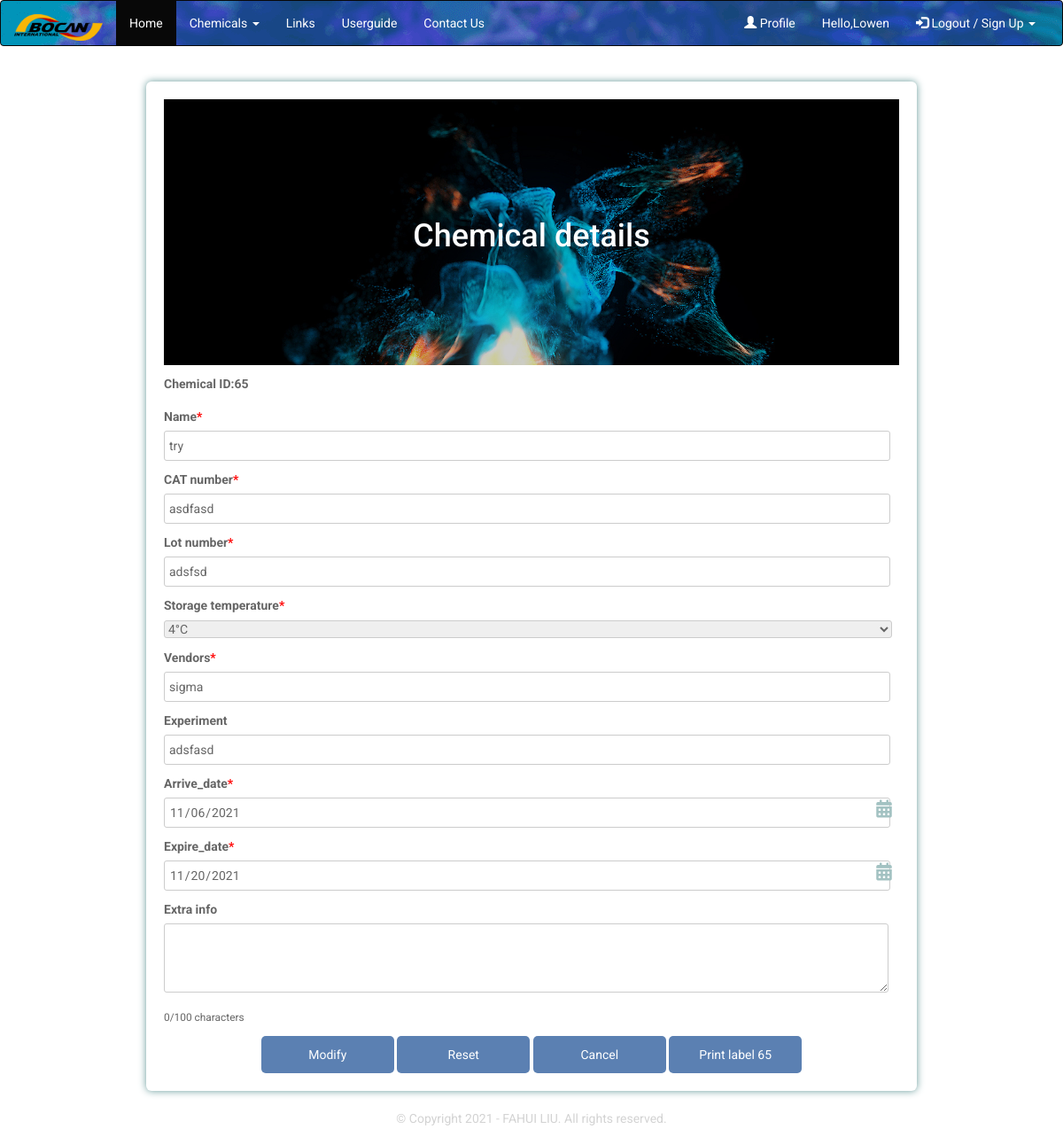
The app's page /detail/65 (signed in), older data.
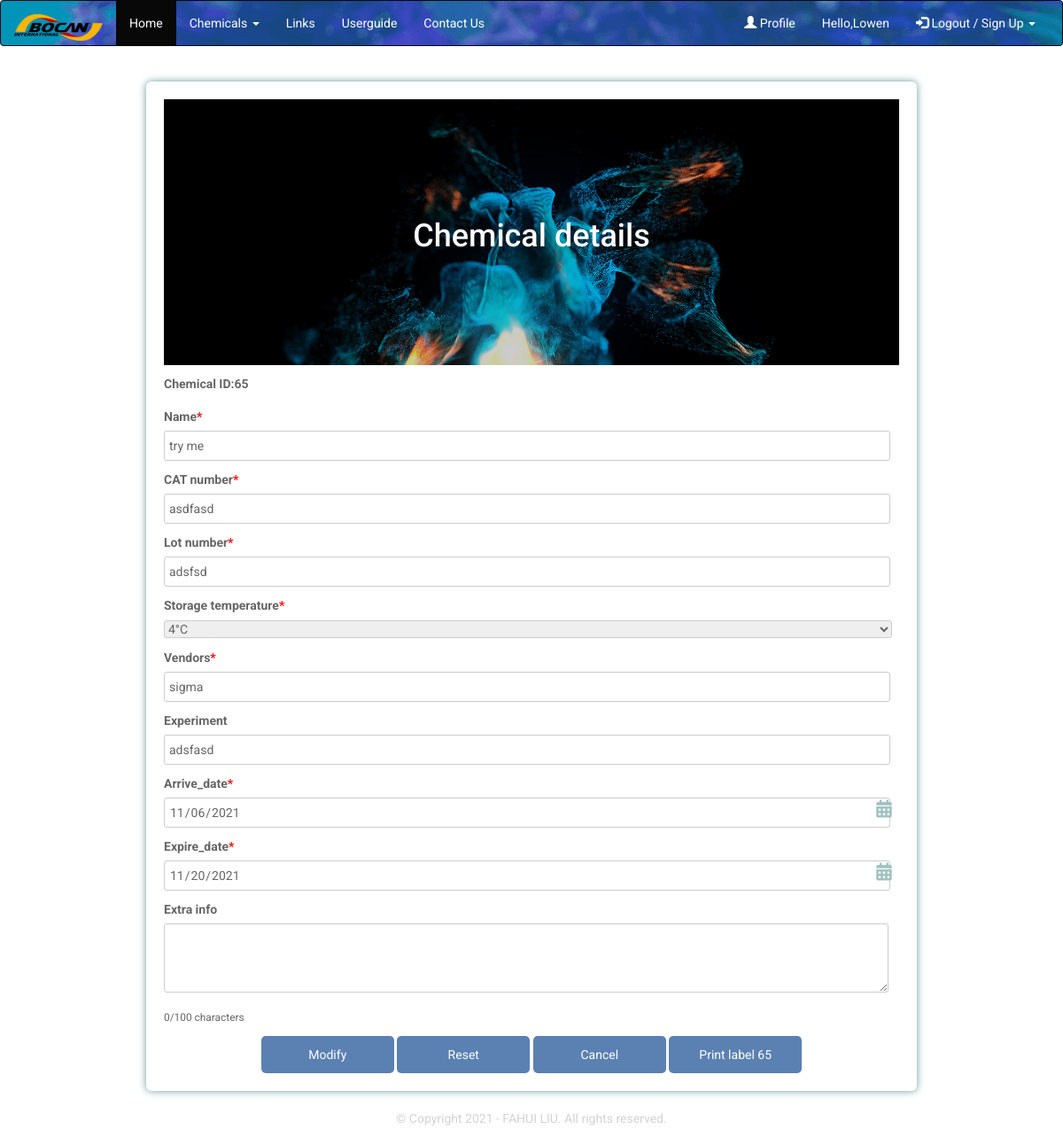
The same page, newer data.
### chemicals/models.py (models this page shows, shortened)
class chemicals(models.Model):
    Tempchoice = (('RT','RT'),('4','4'),('-20','-20'))
    name = models.CharField(max_length=20)
    vender = models.CharField(max_length=20)
    CAT = models.CharField(max_length=20,default='ABCD')
    LOT = models.CharField(max_length=20,default='ABCD')
    temperature = models.CharField(max_length=20, choices=Tempchoice, default='RT')
    experiment = models.CharField(max_length=15)
    arrive_date = models.DateField()
    expire_date = models.DateField()
    operator = models.CharField(max_length=20,default='ABCD')

### chemicals/views.py (the view)
# urls.py: path('detail/<int:id>', views.detailpage2),
@login_required(login_url='login')
def detailpage2(request, id):
    chemical = chemicals.objects.get(id=id)
    ardate = chemical.arrive_date
    ardate = ardate.strftime('%Y-%m-%d')
    exdate = chemical.expire_date
    exdate = exdate.strftime('%Y-%m-%d')
    context = {"chemical":chemical,'ardate':ardate,'exdate':exdate}
    return render(request, 'chemicals/detailedPage2.html', context)

### chemicals/models.py (called while the page is built)
    def __str__(self):
        return self.username

### chemicals/templates/chemicals/detailedPage2.html (shortened to what the changed rows need)
{% load static %}
<!DOCTYPE html>
<html lang="en">
<head>
    <link rel="stylesheet" href="https://use.fontawesome.com/releases/v5.5.0/css/all.css"
>
    <link rel="stylesheet" href="https://maxcdn.bootstrapcdn.com/bootstrap/3.3.7/css/bootstrap.min.css">
</head>
<body>
<link rel="stylesheet" href="https://maxcdn.bootstrapcdn.com/bootstrap/3.3.7/css/bootstrap.min.css">
<div class="testbox">
    <form action="/modifysql/" method="post">
        <div class="banner">
            <h1 style="color: #fefefe">Chemical details</h1>
        </div>
        <div class="item">
            <label for="itemid"><strong>Chemical ID:{{chemical.id}}</strong></label>
        </div>
        <div class="item">
            <label for="name">Name<span>*</span></label>
            <input id="name" type="text" value="{{chemical.name}}" name="name" required/>
        </div>
        <div class="item">
            <label for="cat">CAT number<span>*</span></label>
            <input id="cat" type="text" value="{{chemical.CAT}}" name="CAT" required/>
        </div>
        <div class="item">
            <label for="lot">Lot number<span>*</span></label>
            <input id="lot" type="text" value="{{chemical.LOT}}" name="LOT" required/>
        </div>
        <div class="item">
            <label for="temperature">Storage temperature<span>*</span></label><br>
            <select name="TEMPERATURE" id="temperature" style="width: 99%">
                <option vaule="{{chemical.temperature}}" selected>{{chemical.temperature}}</option>
            </select>
        </div>
        <div class="item">
            <label for="vender">Vendors<span>*</span></label>
            <input id="vender" type="text" value="{{chemical.vender}}" name="vender" required/>
        </div>
        <div class="item">
            <label for="experiment">Experiment </label>
            <input id="experiment" type="text" value="{{chemical.experiment}}" name="experiment"/>
        </div>
        <div class="btn-block">
            <button><a href="{% url 'printpage' chemical.id  %}" style="text-decoration: none; color: white">
                Print label {{chemical.id}}
            </a>
            </button>
        </div>
    </form>
</div>
</body>
</html>

Row changes from the older to the newer data that the page shows:
changed chemicals "asdfasd": name "try" → "try me"
